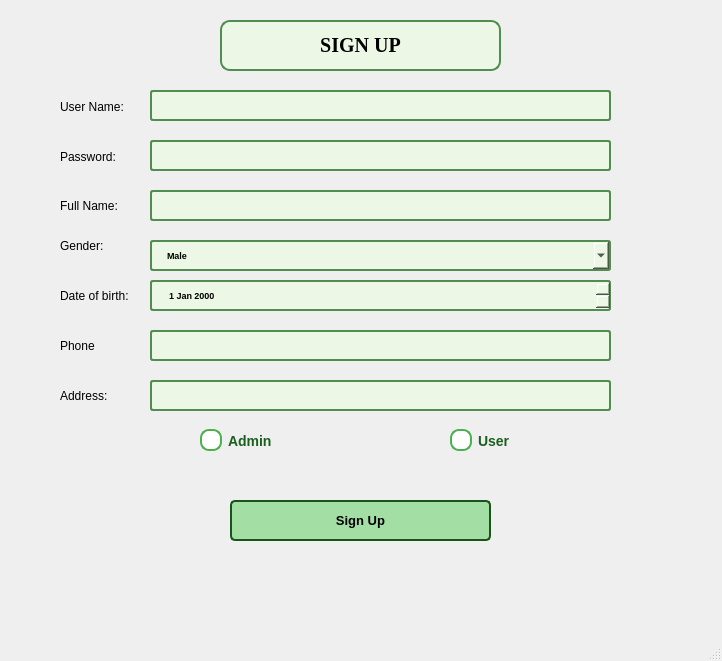
<?xml version="1.0" encoding="UTF-8"?>
<ui version="4.0">
 <class>MainWindow</class>
 <widget class="QMainWindow" name="MainWindow">
  <property name="geometry">
   <rect>
    <x>0</x>
    <y>0</y>
    <width>722</width>
    <height>661</height>
   </rect>
  </property>
  <property name="windowTitle">
   <string>MainWindow</string>
  </property>
  <widget class="QWidget" name="centralwidget">
   <widget class="QLabel" name="label">
    <property name="geometry">
     <rect>
      <x>0</x>
      <y>-80</y>
      <width>721</width>
      <height>741</height>
     </rect>
    </property>
    <property name="text">
     <string/>
    </property>
    <property name="pixmap">
     <pixmap>../images/signup.jpg</pixmap>
    </property>
    <property name="scaledContents">
     <bool>true</bool>
    </property>
   </widget>
   <widget class="QLabel" name="label_2">
    <property name="geometry">
     <rect>
      <x>220</x>
      <y>20</y>
      <width>281</width>
      <height>51</height>
     </rect>
    </property>
    <property name="font">
     <font>
      <family>Times New Roman</family>
      <pointsize>20</pointsize>
      <weight>9</weight>
      <italic>false</italic>
      <bold>false</bold>
     </font>
    </property>
    <property name="styleSheet">
     <string notr="true">background-color: #ecf8e5;
        color: rgb(0, 0, 0);
        border-radius: 10px;
        padding: 5px 15px;
        font-size: 20px;
        font-weight: bold;
        border: 2px solid #508D4E;
font: 75 20pt &quot;Times New Roman&quot;;
</string>
    </property>
    <property name="text">
     <string>&lt;html&gt;&lt;head/&gt;&lt;body&gt;&lt;p&gt;&lt;span style=&quot; font-weight:600;&quot;&gt;SIGN UP&lt;/span&gt;&lt;/p&gt;&lt;/body&gt;&lt;/html&gt;</string>
    </property>
    <property name="alignment">
     <set>Qt::AlignCenter</set>
    </property>
   </widget>
   <widget class="QLabel" name="label_3">
    <property name="geometry">
     <rect>
      <x>60</x>
      <y>91</y>
      <width>91</width>
      <height>31</height>
     </rect>
    </property>
    <property name="styleSheet">
     <string notr="true">color: rgb(0, 0, 0);
font: 75 11pt &quot;Times New Roman&quot;;</string>
    </property>
    <property name="text">
     <string>User Name:</string>
    </property>
   </widget>
   <widget class="QLineEdit" name="lineEditUserName">
    <property name="geometry">
     <rect>
      <x>150</x>
      <y>90</y>
      <width>461</width>
      <height>31</height>
     </rect>
    </property>
    <property name="styleSheet">
     <string notr="true">QLineEdit {
    background-color: #ecf8e5;
    color: rgb(0, 0, 0);
    border-radius: 3px;
    padding: 5px 15px;
    font-size: 9px;
    font-weight: bold;
    border: 2px solid #508D4E;
}

QLineEdit:hover {
    background-color: #E0F7FA;
    border: 2px solid #00897B;
}</string>
    </property>
    <property name="text">
     <string/>
    </property>
   </widget>
   <widget class="QLineEdit" name="lineEditPassword">
    <property name="geometry">
     <rect>
      <x>150</x>
      <y>140</y>
      <width>461</width>
      <height>31</height>
     </rect>
    </property>
    <property name="styleSheet">
     <string notr="true">QLineEdit {
    background-color: #ecf8e5;
    color: rgb(0, 0, 0);
    border-radius: 3px;
    padding: 5px 15px;
    font-size: 9px;
    font-weight: bold;
    border: 2px solid #508D4E;
}

QLineEdit:hover {
    background-color: #E0F7FA;
    border: 2px solid #00897B;
}</string>
    </property>
   </widget>
   <widget class="QLabel" name="label_4">
    <property name="geometry">
     <rect>
      <x>60</x>
      <y>141</y>
      <width>91</width>
      <height>31</height>
     </rect>
    </property>
    <property name="styleSheet">
     <string notr="true">color: rgb(0, 0, 0);

font: 75 11pt &quot;Times New Roman&quot;;</string>
    </property>
    <property name="text">
     <string>Password:</string>
    </property>
   </widget>
   <widget class="QLineEdit" name="lineEditFullName">
    <property name="geometry">
     <rect>
      <x>150</x>
      <y>190</y>
      <width>461</width>
      <height>31</height>
     </rect>
    </property>
    <property name="styleSheet">
     <string notr="true">QLineEdit {
    background-color: #ecf8e5;
    color: rgb(0, 0, 0);
    border-radius: 3px;
    padding: 5px 15px;
    font-size: 9px;
    font-weight: bold;
    border: 2px solid #508D4E;
}

QLineEdit:hover {
    background-color: #E0F7FA;
    border: 2px solid #00897B;
}</string>
    </property>
   </widget>
   <widget class="QLabel" name="label_5">
    <property name="geometry">
     <rect>
      <x>60</x>
      <y>190</y>
      <width>91</width>
      <height>31</height>
     </rect>
    </property>
    <property name="styleSheet">
     <string notr="true">color: rgb(0, 0, 0);

font: 75 11pt &quot;Times New Roman&quot;;</string>
    </property>
    <property name="text">
     <string>Full Name:</string>
    </property>
   </widget>
   <widget class="QLabel" name="label_6">
    <property name="geometry">
     <rect>
      <x>60</x>
      <y>280</y>
      <width>91</width>
      <height>31</height>
     </rect>
    </property>
    <property name="styleSheet">
     <string notr="true">color: rgb(0, 0, 0);

font: 75 11pt &quot;Times New Roman&quot;;</string>
    </property>
    <property name="text">
     <string>Date of birth:</string>
    </property>
   </widget>
   <widget class="QLineEdit" name="lineEditPhone">
    <property name="geometry">
     <rect>
      <x>150</x>
      <y>330</y>
      <width>461</width>
      <height>31</height>
     </rect>
    </property>
    <property name="styleSheet">
     <string notr="true">QLineEdit {
    background-color: #ecf8e5;
    color: rgb(0, 0, 0);
    border-radius: 3px;
    padding: 5px 15px;
    font-size: 9px;
    font-weight: bold;
    border: 2px solid #508D4E;
}

QLineEdit:hover {
    background-color: #E0F7FA;
    border: 2px solid #00897B;
}</string>
    </property>
   </widget>
   <widget class="QLabel" name="label_7">
    <property name="geometry">
     <rect>
      <x>60</x>
      <y>330</y>
      <width>91</width>
      <height>31</height>
     </rect>
    </property>
    <property name="styleSheet">
     <string notr="true">color: rgb(0, 0, 0);

font: 75 11pt &quot;Times New Roman&quot;;</string>
    </property>
    <property name="text">
     <string>Phone</string>
    </property>
   </widget>
   <widget class="QLineEdit" name="lineEditAddress">
    <property name="geometry">
     <rect>
      <x>150</x>
      <y>380</y>
      <width>461</width>
      <height>31</height>
     </rect>
    </property>
    <property name="styleSheet">
     <string notr="true">QLineEdit {
    background-color: #ecf8e5;
    color: rgb(0, 0, 0);
    border-radius: 3px;
    padding: 5px 15px;
    font-size: 9px;
    font-weight: bold;
    border: 2px solid #508D4E;
}

QLineEdit:hover {
    background-color: #E0F7FA;
    border: 2px solid #00897B;
}</string>
    </property>
   </widget>
   <widget class="QLabel" name="label_8">
    <property name="geometry">
     <rect>
      <x>60</x>
      <y>380</y>
      <width>91</width>
      <height>31</height>
     </rect>
    </property>
    <property name="styleSheet">
     <string notr="true">color: rgb(0, 0, 0);

font: 75 11pt &quot;Times New Roman&quot;;</string>
    </property>
    <property name="text">
     <string>Address:</string>
    </property>
   </widget>
   <widget class="QPushButton" name="pushButtonSignUp">
    <property name="geometry">
     <rect>
      <x>230</x>
      <y>500</y>
      <width>261</width>
      <height>41</height>
     </rect>
    </property>
    <property name="font">
     <font>
      <pointsize>-1</pointsize>
      <weight>75</weight>
      <bold>true</bold>
     </font>
    </property>
    <property name="styleSheet">
     <string notr="true">QPushButton {
    background-color: rgb(163, 222, 164); /* Màu nền ban đầu */
    color: black;
    border-radius: 5px;
    padding: 8px 16px;
    font-size: 13px;
    font-weight: bold;
    border: 2px solid #1A5319;
}

QPushButton:hover {
    background-color: rgb(140, 200, 140); /* Màu khi trỏ chuột vào */
    border: 2px solid #136b13;
}

QPushButton:pressed {
    background-color: rgb(100, 181, 100); /* Màu khi bấm vào */
    border: 2px solid #0D471A;
}</string>
    </property>
    <property name="text">
     <string>Sign Up</string>
    </property>
   </widget>
   <widget class="QLabel" name="label_9">
    <property name="geometry">
     <rect>
      <x>60</x>
      <y>230</y>
      <width>91</width>
      <height>31</height>
     </rect>
    </property>
    <property name="styleSheet">
     <string notr="true">color: rgb(0, 0, 0);

font: 75 11pt &quot;Times New Roman&quot;;</string>
    </property>
    <property name="text">
     <string>Gender:</string>
    </property>
   </widget>
   <widget class="QDateEdit" name="dateEditDate">
    <property name="geometry">
     <rect>
      <x>150</x>
      <y>280</y>
      <width>461</width>
      <height>31</height>
     </rect>
    </property>
    <property name="styleSheet">
     <string notr="true">QDateTimeEdit {
    background-color: #ecf8e5; /* Màu nền giống QLineEdit */
    color: rgb(0, 0, 0);
    border-radius: 3px;
    padding: 5px 15px;
    font-size: 9px;
    font-weight: bold;
    border: 2px solid #508D4E;
}

/* Khi trỏ chuột vào */
QDateTimeEdit:hover {
    background-color: #E0F7FA;
    border: 2px solid #00897B;
}

/* Khi focus vào */
QDateTimeEdit:focus {
    background-color: #E0F7FA;
    border: 2px solid #00897B;
}</string>
    </property>
   </widget>
   <widget class="QComboBox" name="comboBoxGender">
    <property name="geometry">
     <rect>
      <x>150</x>
      <y>240</y>
      <width>461</width>
      <height>31</height>
     </rect>
    </property>
    <property name="styleSheet">
     <string notr="true">QComboBox {
    background-color: #ecf8e5; /* Màu nền giống QLineEdit */
    color: rgb(0, 0, 0);
    border-radius: 3px;
    padding: 5px 15px;
    font-size: 9px;
    font-weight: bold;
    border: 2px solid #508D4E;
}

/* Khi trỏ chuột vào */
QComboBox:hover {
    background-color: #E0F7FA;
    border: 2px solid #00897B;
}

/* Khi focus vào (click để mở dropdown) */
QComboBox:focus {
    background-color: #E0F7FA;
    border: 2px solid #00897B;
}</string>
    </property>
    <item>
     <property name="text">
      <string>Male</string>
     </property>
    </item>
    <item>
     <property name="text">
      <string>Female</string>
     </property>
    </item>
   </widget>
   <widget class="QRadioButton" name="radioButtonAdmin">
    <property name="geometry">
     <rect>
      <x>200</x>
      <y>420</y>
      <width>101</width>
      <height>41</height>
     </rect>
    </property>
    <property name="styleSheet">
     <string notr="true">QRadioButton {
    font-size: 14px;
    font-weight: bold;
    color: #1B5E20;
}

QRadioButton::indicator {
    width: 18px;
    height: 18px;
    border-radius: 9px;
    border: 2px solid #4CAF50;
    background-color: white;
}

QRadioButton::indicator:hover {
    border: 2px solid #388E3C;
    background-color: #E8F5E9;
}

QRadioButton::indicator:checked {
    background-color: #4CAF50;
    border: 2px solid #2E7D32;
}
</string>
    </property>
    <property name="text">
     <string>Admin</string>
    </property>
   </widget>
   <widget class="QRadioButton" name="radioButtonUser">
    <property name="geometry">
     <rect>
      <x>450</x>
      <y>420</y>
      <width>131</width>
      <height>41</height>
     </rect>
    </property>
    <property name="styleSheet">
     <string notr="true">QRadioButton {
    font-size: 14px;
    font-weight: bold;
    color: #1B5E20;
}

QRadioButton::indicator {
    width: 18px;
    height: 18px;
    border-radius: 9px;
    border: 2px solid #4CAF50;
    background-color: white;
}

QRadioButton::indicator:hover {
    border: 2px solid #388E3C;
    background-color: #E8F5E9;
}

QRadioButton::indicator:checked {
    background-color: #4CAF50;
    border: 2px solid #2E7D32;
}
</string>
    </property>
    <property name="text">
     <string>User</string>
    </property>
   </widget>
  </widget>
  <widget class="QMenuBar" name="menubar">
   <property name="geometry">
    <rect>
     <x>0</x>
     <y>0</y>
     <width>722</width>
     <height>18</height>
    </rect>
   </property>
  </widget>
  <widget class="QStatusBar" name="statusbar"/>
 </widget>
 <resources/>
 <connections/>
</ui>
